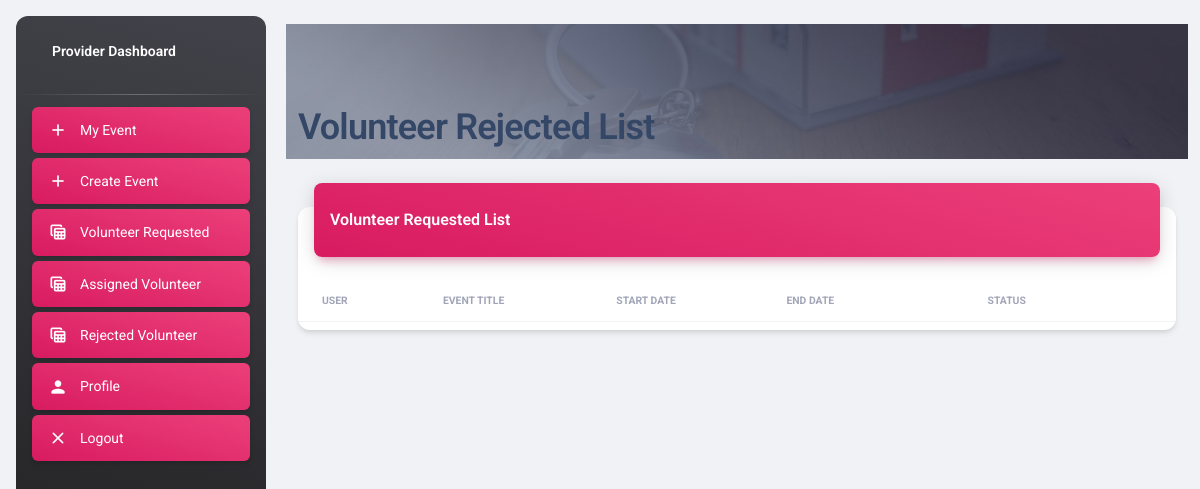
Before: /event/provider/reject_list/ (signed in) with the older database file.
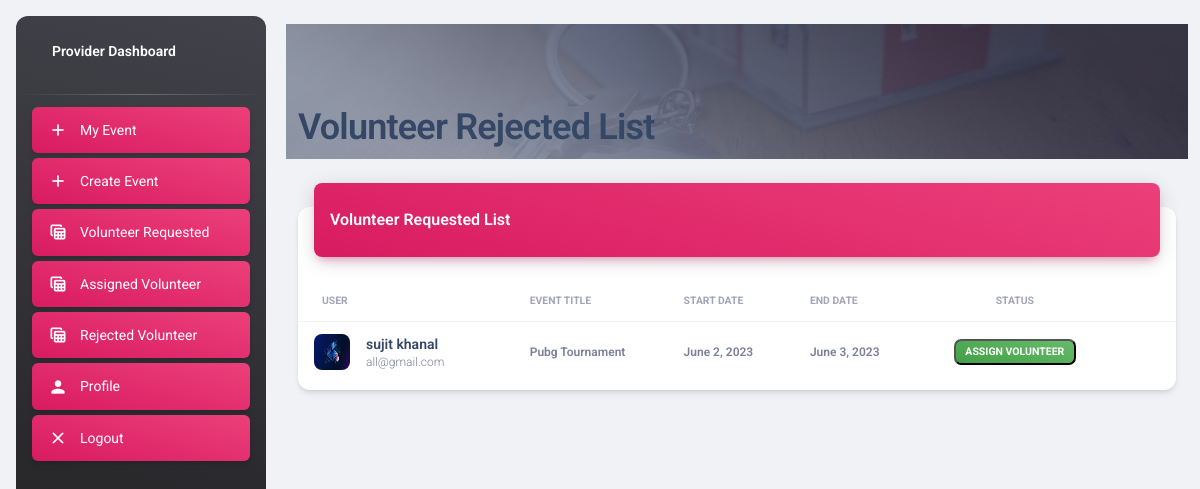
After: the same page with the newer database file.
### events/models.py (models this page shows, shortened)
class VolunteerRequest(models.Model):
    user = models.ForeignKey(User, on_delete=models.CASCADE)
    event = models.ForeignKey(Event, on_delete=models.CASCADE)
    requested_at = models.DateTimeField(auto_now_add=True)
    accepted = models.BooleanField(default=False)
    rejected = models.BooleanField(default=False)

class Event(models.Model):
    title = models.CharField(max_length=100)
    description = models.TextField()
    start_date = models.DateField()
    end_date = models.DateField()
    city = models.CharField(max_length=100, null=True)
    state = models.CharField(max_length=100, null=True)
    country = models.CharField(max_length=100, null=True)
    address = models.CharField(max_length=100, null=True)
    start_time = models.TimeField(default=timezone.now())
    end_time = models.TimeField(default=timezone.now())
    created_by = models.ForeignKey(User, on_delete=models.SET_NULL, null=True)
    created_at = models.DateTimeField(auto_now_add=True)
    updated_at = models.DateTimeField(auto_now=True)
    image = models.ImageField(upload_to='event_images/', null=True, blank=True)
    max_volunteers = models.PositiveIntegerField()
    is_cancelled = models.BooleanField(default=False)
    is_active = models.BooleanField(default=True)
    price = models.DecimalField(max_digits=8, decimal_places=2)
    registration_start_date = models.DateTimeField()
    registration_end_date = models.DateTimeField()
    organizer_name = models.CharField(max_length=100)
    organizer_email = models.EmailField(max_length=254)
    organizer_phone = models.CharField(max_length=20)
    skills_required = TaggableManager()
    category_on = models.TextField()

### users/models.py (models this page shows, shortened)
class User(AbstractBaseUser, PermissionsMixin):
    first_name = models.CharField(max_length=100, null=True)
    last_name = models.CharField(max_length=100, null=True)
    email = models.EmailField(max_length=254, unique=True)
    bio = models.CharField(max_length=254, null=True, blank=True)
    profile_pic = models.ImageField(default="profile_pic/default.png", upload_to="profile_pic/")
    contact_no = models.IntegerField(default=980000000000)
    skills = TaggableManager()
    is_provider = models.BooleanField(default=False)
    is_volunteer = models.BooleanField(default=False)
    is_staff = models.BooleanField(default=False)
    is_superuser = models.BooleanField(default=False)
    is_active = models.BooleanField(default=True)
    last_login = models.DateTimeField(null=True, blank=True)
    date_joined = models.DateTimeField(auto_now_add=True)
    USERNAME_FIELD = 'email'
    EMAIL_FIELD = 'email'
    REQUIRED_FIELDS = []
    objects = UserManager()

### events/views.py (the view)
# urls.py: path('provider/reject_list/', VolunteerRejectedListView.as_view(), name='reject_list'),
class VolunteerRejectedListView(LoginRequiredMixin, ProviderRequestPermissionMixin, TemplateView):
    template_name = 'provider/event/rejected_event.html'
    def get_context_data(self, **kwargs):
        context = super().get_context_data(**kwargs)
        context['requested_list'] = VolunteerRequest.objects.filter(accepted=False, rejected=True)
        return context

### core/minix.py (called while the page is built)
    def test_func(self):
        return self.request.user.is_provider

### templates/provider/event/rejected_event.html (shortened to what this page needs)
{% extends 'provider/base/base.html' %}
{% block content %}
<div class="page-heading">
  <div class="container">
    <div class="row">
      <div class="col-lg-8">
        <div class="top-text header-text">
          <h2>Volunteer Rejected List</h2>
        </div>
      </div>
    </div>
  </div>
</div>
<div class="container-fluid py-4">
    <div class="row">
      <div class="col-12">
        <div class="card my-4">
          <div class="card-header p-0 position-relative mt-n4 mx-3 z-index-2">
            <div class="bg-gradient-primary shadow-primary border-radius-lg pt-4 pb-3">
              <h6 class="text-white text-capitalize ps-3">Volunteer Requested List</h6>
            </div>
          </div>
          <div class="card-body px-0 pb-2">
            <div class="table-responsive p-0">
              <table class="table align-items-center mb-0">
                <thead>
                  <tr>
                    <th class="text-uppercase text-secondary text-xxs font-weight-bolder opacity-7">User</th>
                    <th class="text-uppercase text-secondary text-xxs font-weight-bolder opacity-7 ps-2">Event Title</th>
                    <th class="text-uppercase text-secondary text-xxs font-weight-bolder opacity-7 ps-2">Start Date</th>
                    <th class="text-uppercase text-secondary text-xxs font-weight-bolder opacity-7 ps-2">End Date</th>
                    <th class="text-center text-uppercase text-secondary text-xxs font-weight-bolder opacity-7">Status</th>
                    <th class="text-secondary opacity-7"></th>
                  </tr>
                </thead>
                <tbody>
                {% for list in requested_list %}
                  <tr>
                    <td>
                      <div class="d-flex px-2 py-1">
                        <div>
                          <img src="{{list.user.profile_pic.url}}" class="avatar avatar-sm me-3 border-radius-lg" alt="user1">
                        </div>
                        <div class="d-flex flex-column justify-content-center">
                          <h6 class="mb-0 text-sm">{{list.user.first_name}} {{list.user.last_name}}</h6>
                          <p class="text-xs text-secondary mb-0">{{list.user.email}}</p>
                        </div>
                      </div>
                    </td>
                    <td>
                        <p class="text-xs font-weight-bold mb-0">{{list.event.title}}</p>
                      </td>
                      <td>
                        <p class="text-xs font-weight-bold mb-0">{{list.event.start_date}}</p>
                      </td>
                      <td>
                        <p class="text-xs font-weight-bold mb-0">{{list.event.end_date}}</p>
                      </td>
                    <td class="align-middle text-center text-sm">
                      <form method="post" action="/event/provider/assign/process/">
                        <button type="submit" class="badge badge-sm bg-gradient-success">Assign Volunteer</button>
                    </form>
                    </td>
                  </tr>
                {% endfor %}
                </tbody>
              </table>
            </div>
          </div>
        </div>
      </div>
    </div>
  </div>
{% endblock %}

Changed rows visible on the page:
now on this page (row edited): VolunteerRequest: user.profile_pic (picture), user.first_name "sujit", user.last_name "khanal", user.email "all@gmail.com", event "Pubg Tournament", event.start_date "June 2, 2023", event.end_date "June 3, 2023"
